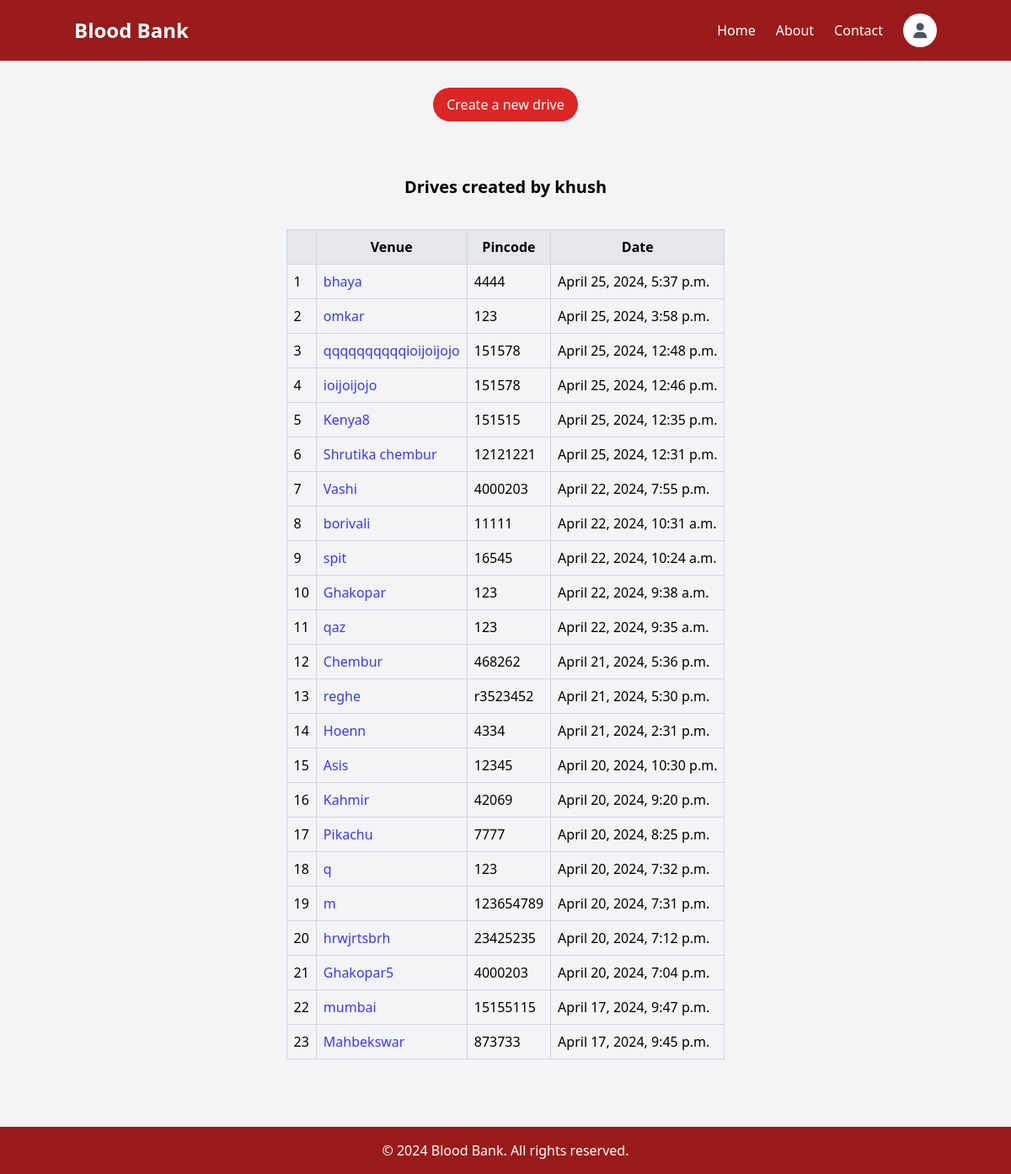
Before: /admin_dashboard/ (signed in) with the older database file.
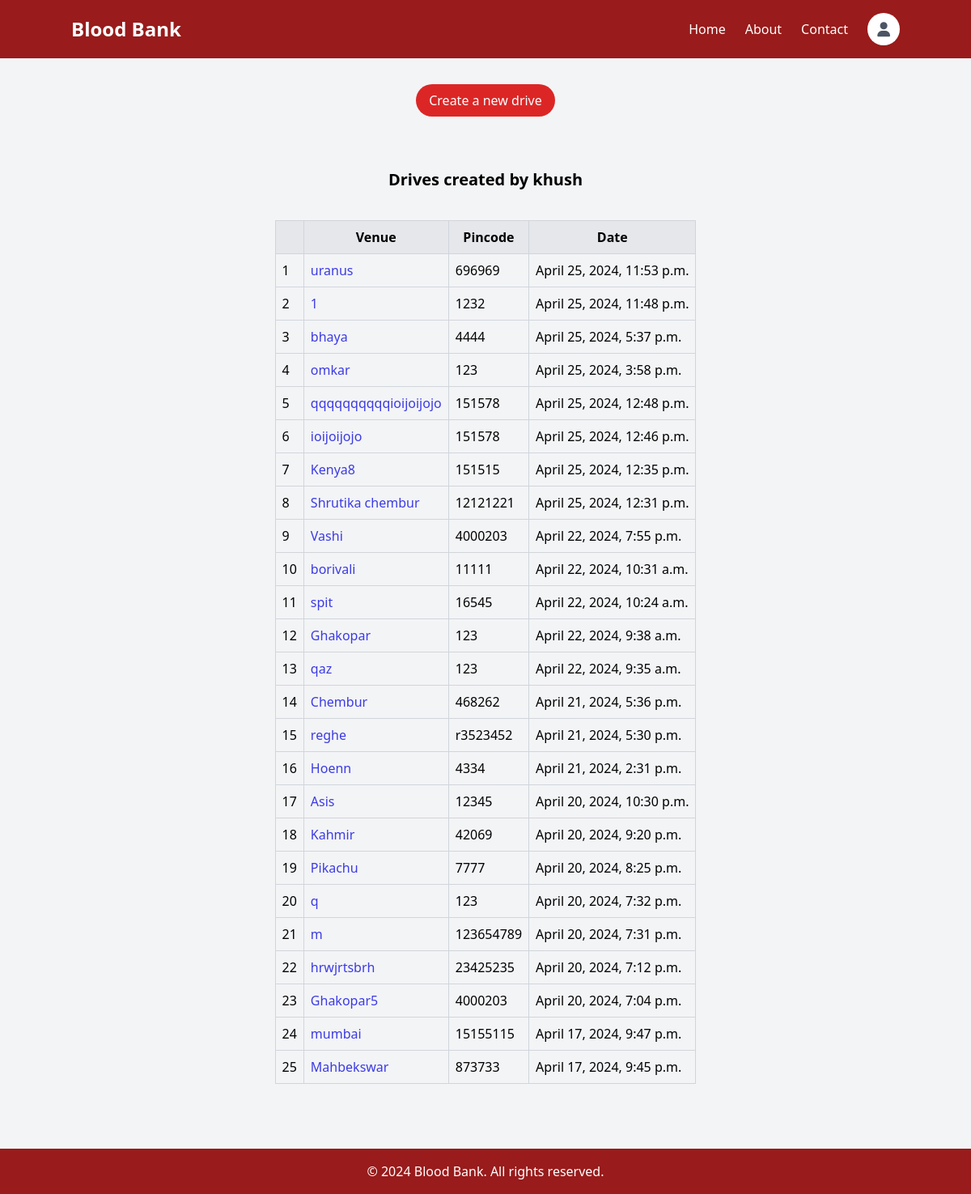
After: the same page with the newer database file.
### BloodBank/models.py (models this page shows, shortened)
class DonationDrive(models.Model):
	Venue = models.CharField(max_length=200, null=True)
	Pincode = models.CharField(max_length=200, null=True)
	date_created = models.DateTimeField(auto_now_add=True, null=True)
	created_by = models.ForeignKey(User, on_delete=models.CASCADE, null=True)

### BloodBank/views.py (the view)
# urls.py: path('admin_dashboard/', views.admin_dashboard, name="admin_dashboard"),
@login_required(login_url='login')
def admin_dashboard(request):
    drives = DonationDrive.objects.filter(created_by=request.user)[::-1]  #passing in as recent first order
    context = {'drives': drives}
    return render(request,'BloodBank/admin_dashboard.html',context)

### BloodBank/templates/BloodBank/admin_dashboard.html (shortened to what this page needs)
 <!DOCTYPE html>
 <html lang="en">
 <head>
     <link href="https://cdn.jsdelivr.net/npm/tailwindcss@2.2.19/dist/tailwind.min.css" rel="stylesheet">
     <link href="https://cdnjs.cloudflare.com/ajax/libs/font-awesome/6.0.0-beta3/css/all.min.css" rel="stylesheet">
 </head>
 <body class="bg-gray-100">
     <header class="bg-red-800 text-white py-4 px-8">
         <div class="container mx-auto flex justify-between items-center">
             <h1 class="text-2xl font-bold">Blood Bank</h1>
             <div class="flex items-center space-x-6">
                 <a href="{% url 'home' %}" class="text-white hover:text-gray-200">Home</a>
                 <a href="#" class="text-white hover:text-gray-200">About</a>
                 <a href="#" class="text-white hover:text-gray-200">Contact</a>
                 <div class="relative dropdown">
                     <div class="bg-white w-10 h-10 rounded-full flex items-center justify-center cursor-pointer">
                         <i class="fa-solid fa-user text-gray-600 text-lg"></i>
                     </div>
                 </div>
             </div>
         </div>
     </header>
     <div class="container mx-auto px-4 py-8 flex justify-center items-center">
         <a href="{% url 'CreateDrive' %}" class="bg-red-600 text-white rounded-full px-4 py-2 hover:bg-white hover:text-red-600">Create a new drive</a>
     </div>
     <div class="container mx-auto px-4 py-8">
        <div class="text-center">
            <h2 class="text-xl font-semibold mb-1">Drives created by {{request.user}}</h2>
          </div>
     </div>
     <div class="w-60% mx-auto mb-20">
        <div class="overflow-x-auto">
            <table class="mx-auto w-auto table-auto border-collapse border border-gray-300">
                <thead>
                    <tr class="bg-gray-200">
                        <th class="px-2 py-2 border border-gray-300"></th>
                        <th class="px-2 py-2 border border-gray-300">Venue</th>
                        <th class="px-2 py-2 border border-gray-300">Pincode</th>
                        <th class="px-2 py-2 border border-gray-300">Date</th>
                    </tr>
                </thead>
                {% for drive in drives %}
                <tbody>
                    <tr>
                        <td class="px-2 py-2 border border-gray-300">{{ forloop.counter }}</td>
                        <td class="px-2 py-2 border border-gray-300">
                            <a href="{% url 'drive_dets' drive.Venue %}" style="color: rgb(59, 59, 229);">{{drive.Venue}}</a>
                        </td>
                        <td class="px-2 py-2 border border-gray-300">{{drive.Pincode}}</td>
                        <td class="px-2 py-2 border border-gray-300">{{drive.date_created}}</td>
                    </tr>
                </tbody>
                {% endfor %}
            </table>
        </div>
    </div>
    <footer class="bg-red-800 text-white py-4 text-center bottom-0 w-full">
        <p>&copy; 2024 Blood Bank. All rights reserved.</p>
    </footer>
 </body>
 </html>

Changed rows visible on the page:
added DonationDrive: Venue "uranus", Pincode "696969", date_created "April 25, 2024, 11:53 p.m."
added DonationDrive: Venue "1", Pincode "1232", date_created "April 25, 2024, 11:48 p.m."
